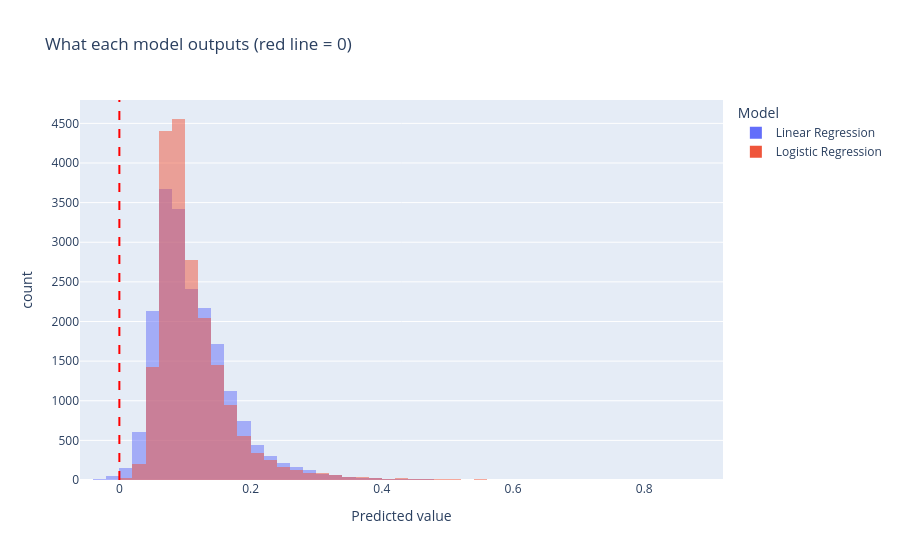

Write notebook code for a chart like this one.
### Markdown cell above
## 6. What does each model actually output?

### Code cell
import plotly.express as px

plot_df = pd.DataFrame({
    "Linear Regression": scores["Linear Regression"],
    "Logistic Regression": scores["Logistic Regression"],
}).melt(var_name="Model", value_name="Predicted value")

fig = px.histogram(plot_df, x="Predicted value", color="Model",
                   barmode="overlay", nbins=80,
                   title="What each model outputs (red line = 0)")
fig.add_vline(x=0, line_dash="dash", line_color="red")
fig.show()

### Figure 1 — Plotly figure (JSON) as saved in the notebook; plotly's stock layout.template omitted (floating-point values rounded to 4 significant figures; data arrays with more than 128 entries replaced by an {"elided": "..."} marker saying what was removed)
{"data": [{"alignmentgroup": "True", "bingroup": "x", "hovertemplate": "Model=Linear Regression<br>Predicted value=%{x}<br>count=%{y}<extra></extra>", "legendgroup": "Linear Regression", "marker": {"color": "#636efa", "opacity": 0.5, "pattern": {"shape": ""}}, "name": "Linear Regression", "nbinsx": 80, "offsetgroup": "Linear Regression", "orientation": "v", "showlegend": true, "type": "histogram", "x": {"elided": "19773 float values"}, "xaxis": "x", "yaxis": "y"}, {"alignmentgroup": "True", "bingroup": "x", "hovertemplate": "Model=Logistic Regression<br>Predicted value=%{x}<br>count=%{y}<extra></extra>", "legendgroup": "Logistic Regression", "marker": {"color": "#EF553B", "opacity": 0.5, "pattern": {"shape": ""}}, "name": "Logistic Regression", "nbinsx": 80, "offsetgroup": "Logistic Regression", "orientation": "v", "showlegend": true, "type": "histogram", "x": {"elided": "19773 float values"}, "xaxis": "x", "yaxis": "y"}], "layout": {"barmode": "overlay", "legend": {"title": {"text": "Model"}, "tracegroupgap": 0}, "shapes": [{"line": {"color": "red", "dash": "dash"}, "type": "line", "x0": 0, "x1": 0, "xref": "x", "y0": 0, "y1": 1, "yref": "y domain"}], "title": {"text": "What each model outputs (red line = 0)"}, "xaxis": {"anchor": "y", "domain": [0, 1], "title": {"text": "Predicted value"}}, "yaxis": {"anchor": "x", "domain": [0, 1], "title": {"text": "count"}}}}
